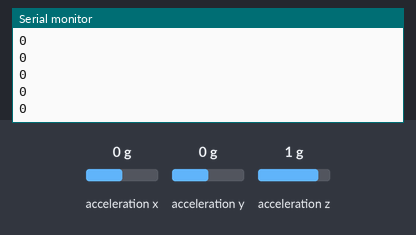
A sketch run on a simulated Arduino Uno, built with avr-gcc and run on an emulated ATmega328P. Parts: the last lines printed to the serial monitor. Wiring (inferred from the names in the program): MPU-6050 motion sensor at I2C address 0x68. The test bench sets the inputs (shaded band); at power-on: acceleration y 0 g, acceleration x 0 g, acceleration z 1 g.

Above: at 2.3 s.
2.4 s: acceleration y set to -1.4 g
At 3.2 s:
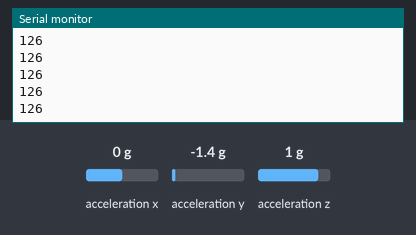
3.9 s: acceleration y set to -0.8 g
At 4.4 s:
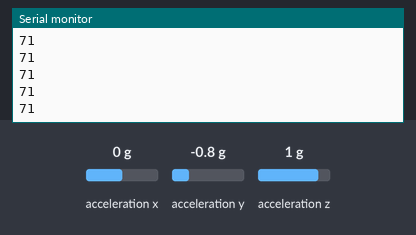
Timing chart, 0 to 6.9 s (numbered marks = the images above; inputs shaded):
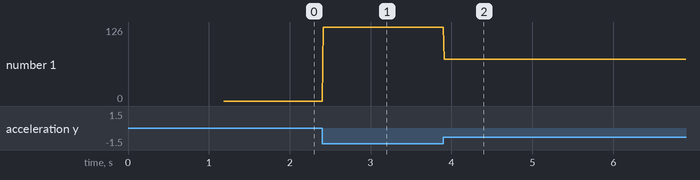

Measured:
- after the input at 2.4 s, the serial monitor: prints a new line at once (image 1)
- after the input at 3.9 s, the serial monitor: prints a new line at once (image 2)
- plotted number 1: 0 → 126 after the input at 2.4 s, 126 → 71 after the input at 3.9 s

The sketch:

bluetooth_acce.ino
```cpp
        // screen /dev/tty.HC-06-DevB

// Modified from the following:
// MPU-6050 Short Example Sketch
// By Arduino User JohnChi
// August 17, 2014
// Public Domain

#include<Wire.h>
#define REG_ADDR 0x3D
#define MV_SIZE 100
#define WAIT_SAMPLE 10
#define DELAY_MS 10
#define MAX_ANGLE 180
#define MIN_ANGLE 0
#define MAX_VALUE 32768.0 // 2^16

int read_y(void);

const int MPU_addr = 0x68;  // I2C address of the MPU-6050
char buffer[100];
int mv_array[MV_SIZE];
int8_t pointer = 0;
float moving_sum = 0;
int moving_average = 0.0;
int moving_diff = 0;
int estimate_angle = 0;
int initial_value = 0;


void setup() {
  Wire.begin();
  Wire.beginTransmission(MPU_addr);
  Wire.write(0x6B);  // PWR_MGMT_1 register
  Wire.write(0);     // set to zero (wakes up the MPU-6050)
  Wire.endTransmission(true);
  Serial.begin(9600);

  Serial.println("Waiting for MPU to stablize...");
  for (uint8_t i = 0; i < WAIT_SAMPLE; i++) {
    read_y();
    delay(DELAY_MS);
  }

  Serial.println("Getting initial value...");
  for (uint8_t i = 0; i < MV_SIZE; i++) {
    mv_array[i] = read_y();
    moving_sum += mv_array[i];
    delay(DELAY_MS);
  }

  moving_average = moving_sum / MV_SIZE;
  initial_value = moving_average;
  sprintf(buffer, "Initial value: %d\n", initial_value);
  Serial.print(buffer);

}

void loop() {

  while (true) {
    mv_array[pointer] = read_y();

    moving_sum = 0;
    for (uint8_t i = 0; i < MV_SIZE; i++) {
      moving_sum += mv_array[pointer];

    }
    moving_average = moving_sum / MV_SIZE;

    moving_diff = initial_value - moving_average;
    estimate_angle = ((float)moving_diff / MAX_VALUE) * (MAX_ANGLE - MIN_ANGLE) + MIN_ANGLE;
    Serial.println(estimate_angle);

    pointer = (pointer+1) % MV_SIZE;

    delay(DELAY_MS);
  }
}


int read_y(void) {

  Wire.beginTransmission(MPU_addr);
  Wire.write(REG_ADDR);  // starting with register 0x3D (ACCEL_YOUT_H)
  Wire.endTransmission(false);
  Wire.requestFrom(MPU_addr, 2, true);  // request a total of 2 registers
  return (int) (Wire.read()<<8 | Wire.read());  // 0x3D (ACCEL_YOUT_H) & 0x3E (ACCEL_YOUT_L)
}
```
